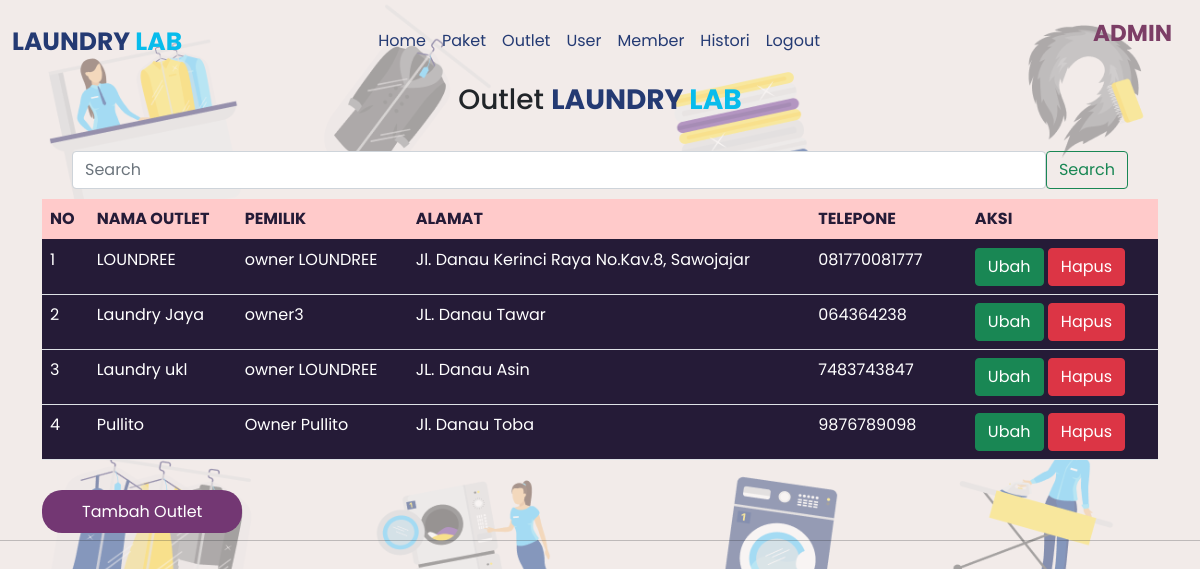
/laundry_ukl/admin/outlet/tampil_outlet.php (signed in), run on the app's committed database.
### tables this page shows
CREATE TABLE `outlet` (
  `id_outlet` int(11) NOT NULL,
  `nama_outlet` varchar(225) NOT NULL,
  `alamat` text NOT NULL,
  `telp` varchar(15) NOT NULL,
  `id_owner` int(11) NOT NULL
);

CREATE TABLE `user` (
  `id_user` int(11) NOT NULL,
  `nama_user` varchar(100) NOT NULL,
  `username` varchar(300) NOT NULL,
  `password` text NOT NULL,
  `role` enum('admin','kasir','owner') NOT NULL,
  `id_outlet` int(11) DEFAULT NULL
);

### laundry_ukl/admin/outlet/tampil_outlet.php (the view, shortened to what this page needs)
<?php
include "../header.php";
?>
<head>
    <link rel="stylesheet" href="../style1.css">
</head>
<div class="container rounded">
    <div class="nama">
        <h3 align="center" style="margin:0px 0 35px">Outlet <b>LAUNDRY <span>LAB</span></b> </h3>
    </div>
    <form method="post" style="margin:30px 30px 10px" action="tampil_outlet.php" class="d-flex">
        <input class="form-control" type="search" name="cari" placeholder="Search" aria-label="Search">
        <button class="btn btn-outline-success" type ="submit">Search</button>
    </form>
    <table class="table" style="background-color:#251B37;color:white">
        <thead style="background-color:#FFCACA;color:#251B37 ">
            <tr>
                <th>NO</th>
                <th>NAMA OUTLET</th>
                <th>PEMILIK</th>
                <th >ALAMAT</th>
                <th>TELEPONE</th><th></th>
                <th>AKSI</th>
            </tr>
        </thead>
<div class="row">
        <?php
            include "../../koneksi.php";
            if(isset($_POST['cari'])){
                $cari = $_POST['cari'];
                $qry_outlet=mysqli_query($conn, "SELECT o.id_outlet, o.nama_outlet, u.nama_user, o.alamat, o.telp FROM outlet o JOIN user u ON u.id_user=o.id_owner where o.id_outlet = '$cari' or o.nama_outlet like '%$cari%' or u.nama_user like '%$cari%' or o.alamat like '%$cari%' or o.telp like '%$cari%' ");
            }
            else{
                $qry_outlet = mysqli_query($conn, "SELECT o.id_outlet, o.nama_outlet, u.nama_user, o.alamat, o.telp FROM outlet o JOIN user u ON u.id_user=o.id_owner WHERE role='owner'");
            }
            $no = 0;
            while ($dt_outlet = mysqli_fetch_array($qry_outlet)) {
                    $no++;
        ?>
            <tr>
                <td><?=$no?></td>
                <td><?=$dt_outlet['nama_outlet']?></td>
                <td><?=$dt_outlet['nama_user']?></td>
                <td><?=$dt_outlet['alamat']?></td>
                <td><?=$dt_outlet['telp']?></td><th></th>
                <td><a href="ubah_outlet.php?id_outlet=<?=$dt_outlet['id_outlet']?>" class="btn btn-success">Ubah<a>
                    <a href="hapus_outlet.php?id_outlet=<?=$dt_outlet['id_outlet']?>"
                    onclick="return confirm('Apakah anda yakin menghapus data ini?')" class="btn btn-danger">Hapus</a></td>
            </tr>
        <?php
        }
        ?>
</div>
    </table>
    <div>
        <br>
        <a href="tambah_outlet.php" class="btn-tambah ">Tambah Outlet</a>
    </div>
    </div>
<?php
include "../../footer.php";
?>

### laundry_ukl/admin/style1.css (style rules this page uses)
* { font-family: 'Poppins'; }
body { background:url("../background7.png"); background-size: cover; }

### laundry_ukl/admin/header.php (style rules this page uses)
* { font-family: 'Poppins'; }

### laundry_ukl/admin/outlet/tampil_outlet.php (style rules this page uses)
.btn-tambah { background-color:#733773; color:white ; padding:10px 40px; border-radius:20px; text-decoration: none; }
.nama b { color:#243A73; }
.nama span { color:#08BCEC; }

### data on the page
outlet: nama_outlet "LOUNDREE", id_owner.nama_user "owner LOUNDREE", alamat "Jl. Danau Kerinci Raya No.Kav.8, Sawojajar", telp "081770081777"
outlet: nama_outlet "Laundry Jaya", id_owner.nama_user "owner3", alamat "JL. Danau Tawar", telp "064364238"
outlet: nama_outlet "Laundry ukl", id_owner.nama_user "owner LOUNDREE", alamat "JL. Danau Asin", telp "7483743847"
outlet: nama_outlet "Pullito", id_owner.nama_user "Owner Pullito", alamat "Jl. Danau Toba", telp "9876789098"
